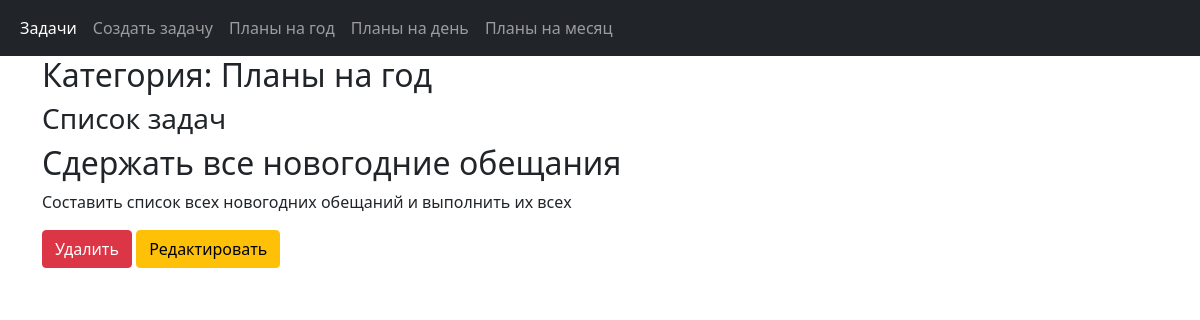
/taskmanager/3/, run on the app's committed database.
### taskmanager/models.py (models this page shows, shortened)
class Category(models.Model):
    name = models.CharField(max_length=100, db_index=True)
    class Meta:
        verbose_name = 'Категория'
        verbose_name_plural = 'Категории'
        ordering = ['name']

class Task(models.Model):
    title = models.CharField('title', max_length=100)
    description = models.TextField('description', max_length=250)
    creation_time = models.DateTimeField(auto_now_add=True, db_index=True)
    category = models.ForeignKey('Category', null=True, on_delete=models.PROTECT)
    status = models.BooleanField('status', default=False)
    class Meta:
        verbose_name = 'Задача'
        verbose_name_plural = 'Задачи'
        ordering = ['title']

### taskmanager/views.py (the view)
# urls.py: path('<int:category_id>/', by_category, name='by_category'),
def by_category(request, category_id):
    tasks = Task.objects.filter(category=category_id)
    categories = Category.objects.all()
    current_category = Category.objects.get(pk=category_id)
    context = {'tasks': tasks, 'categories': categories, 'current_category': current_category}
    return render(request, 'taskmanager/by_category.html', context)

### taskmanager/templates/taskmanager/by_category.html (shortened to what this page needs)
{% extends 'layout/base.html' %}
{% block category_name %}<h2>Категория: {{ current_category.name }}</h2>{% endblock %}

### taskmanager/templates/layout/base.html (shortened to what this page needs)
<!DOCTYPE html>
<html lang="en">
<head>
    <link rel="stylesheet" href="https://stackpath.bootstrapcdn.com/bootstrap/5.0.0-alpha1/css/bootstrap.min.css"
>
</head>
<body>
<nav class="navbar navbar-expand-lg navbar-dark bg-dark">
    <div class="container-fluid">
        <div class="collapse navbar-collapse" id="navbarSupportedContent">
            <ul class="navbar-nav mr-auto mb-2 mb-lg-0">
                <li class="nav-item">
                    <a class="nav-link active" aria-current="page" href="#">Задачи</a>
                </li>
                <li class="nav-item">
                    <a class="nav-link" href="{% url 'add' %}">Создать задачу</a>
                </li>
                {% for category in categories %}
                <li>
                    <a class="nav-link" href="{% url 'by_category' category.pk %}">{{ category.name }}</a>
                </li>
                {% endfor %}
            </ul>
        </div>
    </div>
</nav>
<div class="container">
    {% block content %}
    {% block category_name %}
    {% endblock %}
    <h3>Список задач</h3>
    {% for task in tasks %}
    <div class="{% if task.status %} alert alert-success {% endif %}">
        <h2>{{ task.title }} </h2>
        <p> {{ task.description }}</p>
        <a class="btn btn-danger" href="delete/{{ task.id }}">Удалить</a>
        <a class="btn btn-warning" href="edit/{{ task.id }}">Редактировать</a>
    </div>
</div>
{% endfor %}
{% endblock %}
</body>
</html>

### data on the page
Category: name "Планы на год"
Category: name "Планы на день"
Category: name "Планы на месяц"
Task: title "Сдержать все новогодние обещания", description "Составить список всех новогодних обещаний и выполнить их всех"
